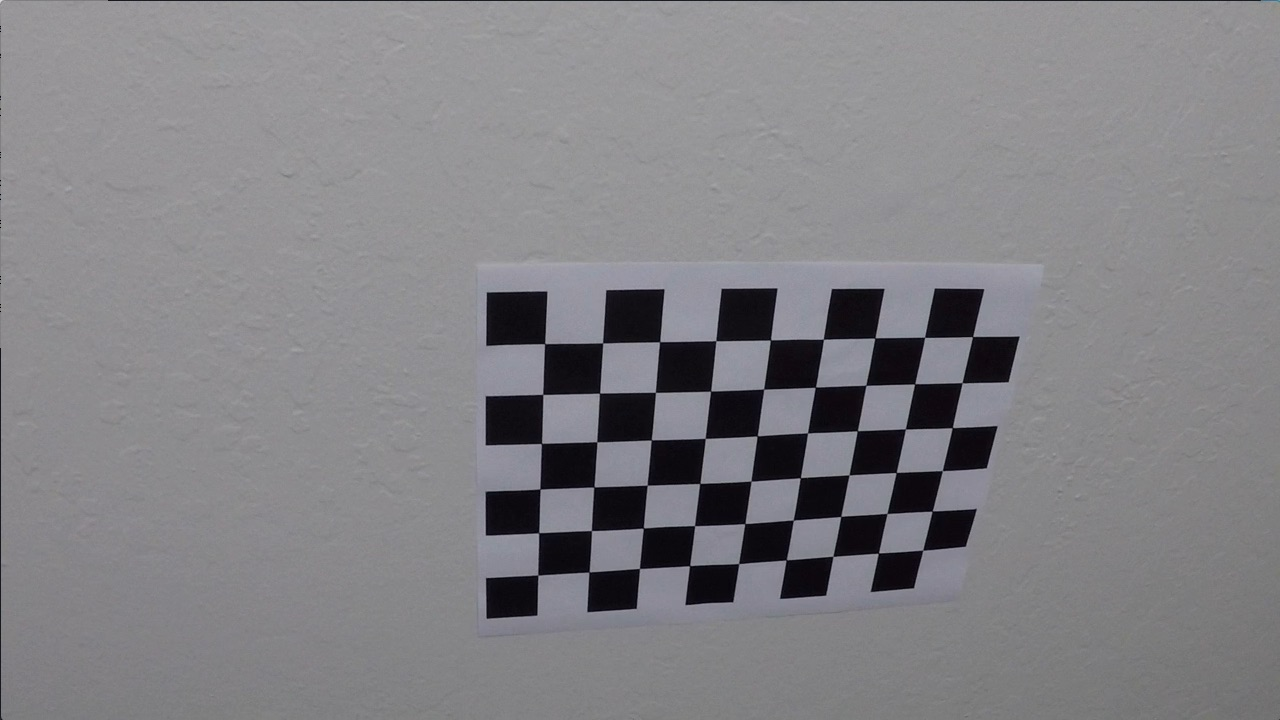
#> input picture camera_cal/calibration10.jpg, 1280 x 720 px; its folder holds only this picture in this run
$ jupyter execute --allow-errors 'Advanced Lane Lines.ipynb'   (shell and % lines are left out)   (older library calls are emulated)
#> lines starting #> are read from the running program, lines starting #| are printed output that depends on the picture; after the words box and inside, x2 and y2 are one past the last pixel; in counts of white or black regions, pixels touching at a corner belong together
[cell 1]
import os
import numpy as np
import cv2
import glob
import matplotlib.pyplot as plt
import matplotlib.image as mpimg

## Calibrate camera

### Create pairs of image and object points

[cell 2]
out_dir = 'output_images/object_points/'
if not os.path.exists(out_dir):
    os.makedirs(out_dir)

# prepare object points, like (0,0,0), (1,0,0), (2,0,0) ....,(6,5,0)
row_corners = 9
col_corners = 6
objp = np.zeros((row_corners*col_corners,3), np.float32)
objp[:,:2] = np.mgrid[0:row_corners, 0:col_corners].T.reshape(-1,2)

# Arrays to store object points and image points from all the images.
objpoints = [] # 3d points in real world space
imgpoints = [] # 2d points in image plane.

# Make a list of calibration images
images = glob.glob('camera_cal/cal*.jpg')

# Step through the list and search for chessboard corners
for fname in images:
    img = cv2.imread(fname)
#> img is the input picture: shape (720, 1280, 3); mean B, G, R 133.1, 129.4, 130.2
    gray = cv2.cvtColor(img, cv2.COLOR_BGR2GRAY)

    # Find the chessboard corners
    ret, corners = cv2.findChessboardCorners(gray, (row_corners,col_corners), None)
#> ret = True; corners = 54 rows, first 8: [545.3, 343.1], [602.7, 342.8], [660.1, 341.3], [715.8, 340.7], [770.6, 340], [823.5, 339.2], [874.3, 338.5], [925.1, 337.4]

    # If found, add object points, image points
    if ret == True:
        objpoints.append(objp)
        imgpoints.append(corners)

        # Draw and display the corners
        cv2.drawChessboardCorners(img, (row_corners,col_corners), corners, ret)
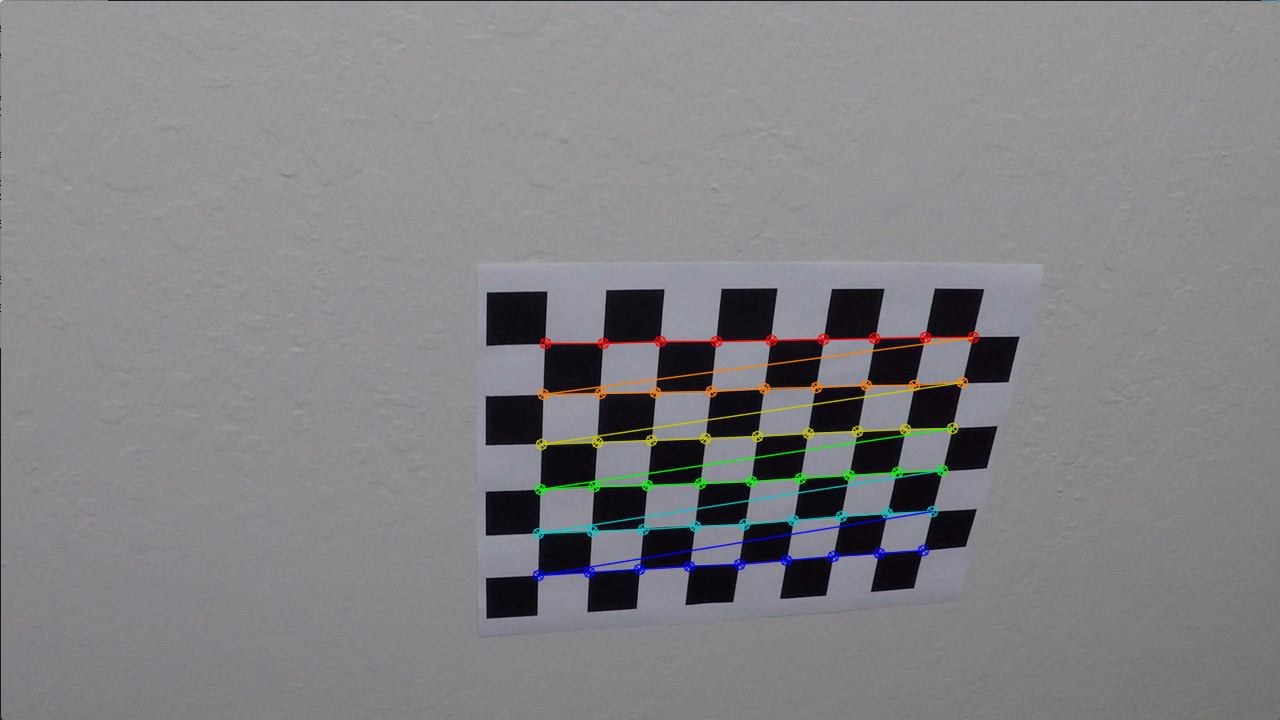
#> img: shape (720, 1280, 3); 1.91% of pixels changed, all inside (x1, y1, x2, y2) = (532, 331, 980, 582)
        write_name = out_dir + fname.split('\\')[-1]
        cv2.imwrite(write_name, img)


$ run again, on camera_cal/calibration14.jpg
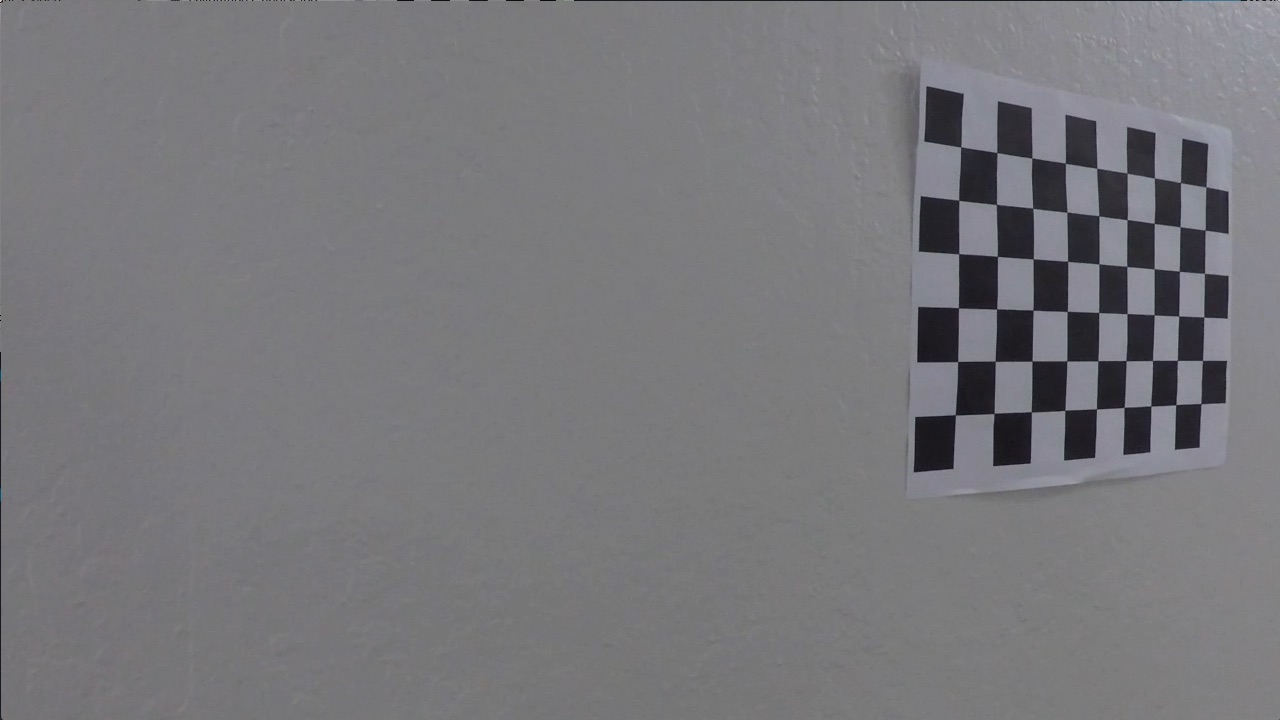
#> input picture camera_cal/calibration14.jpg, 1280 x 720 px
#> img is the input picture: shape (720, 1280, 3); mean B, G, R 122.9, 119.4, 119.9
#> ret = True; corners = 54 rows, first 8: [960.7, 146.9], [996.9, 152.5], [1031.8, 158], [1065.3, 163.2], [1096.8, 168.3], [1127, 173.1], [1154.5, 178], [1180.4, 182.5]
#> `cv2.drawChessboardCorners(img, (row_corners,col_corners), corners, ret)`:
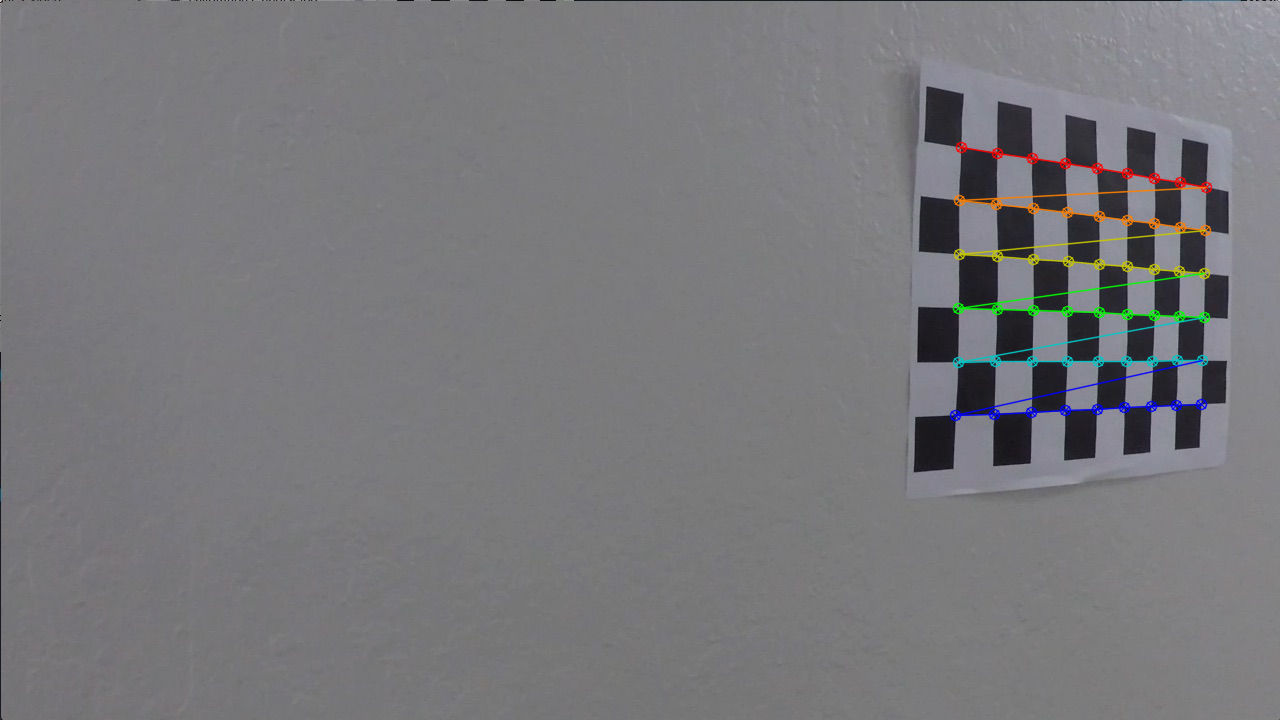
#> img: shape (720, 1280, 3); 1.35% of pixels changed, all inside (x1, y1, x2, y2) = (949, 141, 1213, 422)

$ run again, on camera_cal/calibration15.jpg
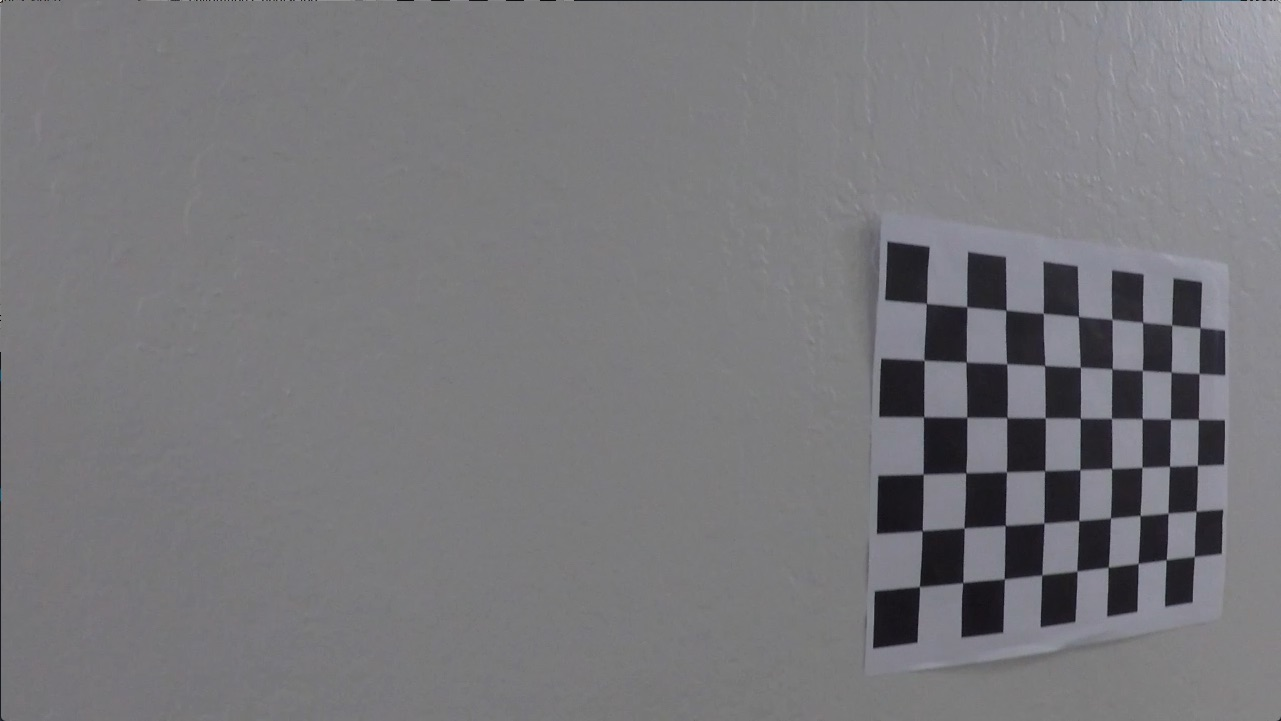
#> input picture camera_cal/calibration15.jpg, 1281 x 721 px
#> img is the input picture: shape (721, 1281, 3); mean B, G, R 123, 119.5, 120
#> ret = True; corners = 54 rows, first 8: [926.4, 303.5], [966.7, 306.8], [1006.1, 310.2], [1043.2, 313.2], [1078.3, 316.5], [1111.8, 319.3], [1142.6, 322.4], [1171.7, 325.1]
#> `cv2.drawChessboardCorners(img, (row_corners,col_corners), corners, ret)`:
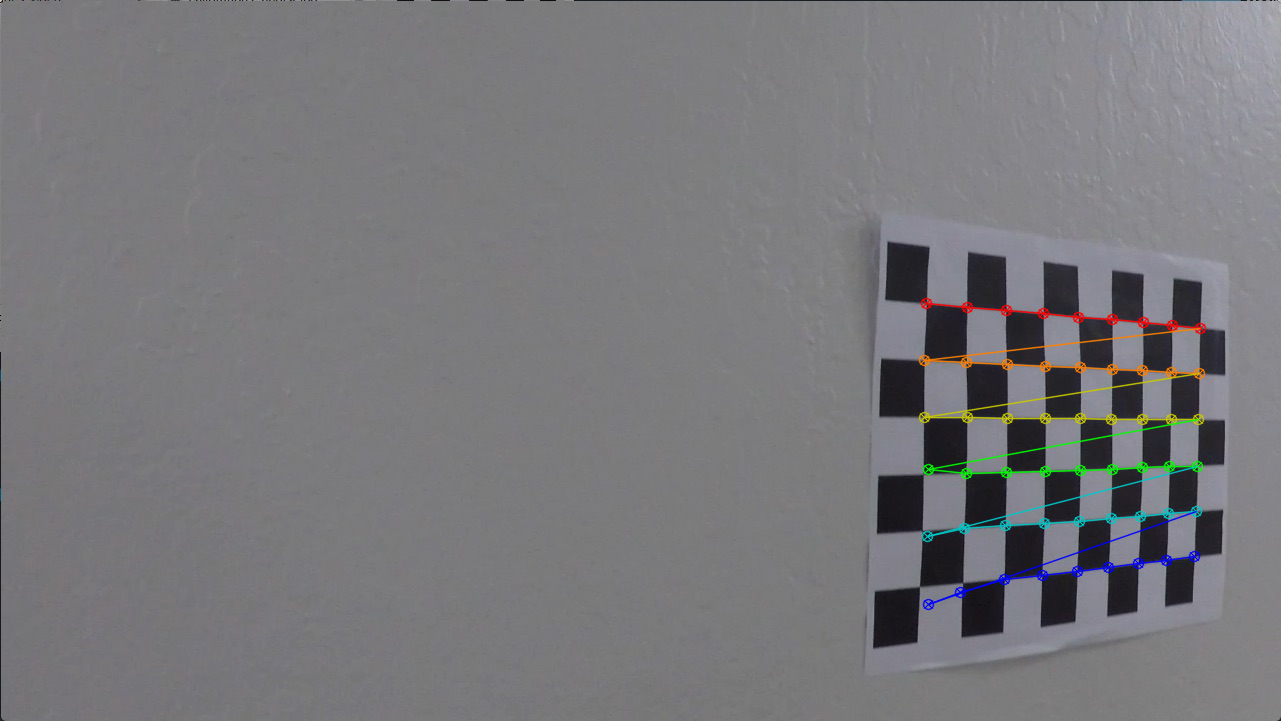
#> img: shape (721, 1281, 3); 1.42% of pixels changed, all inside (x1, y1, x2, y2) = (918, 297, 1207, 611)

$ run again, on camera_cal/calibration16.jpg
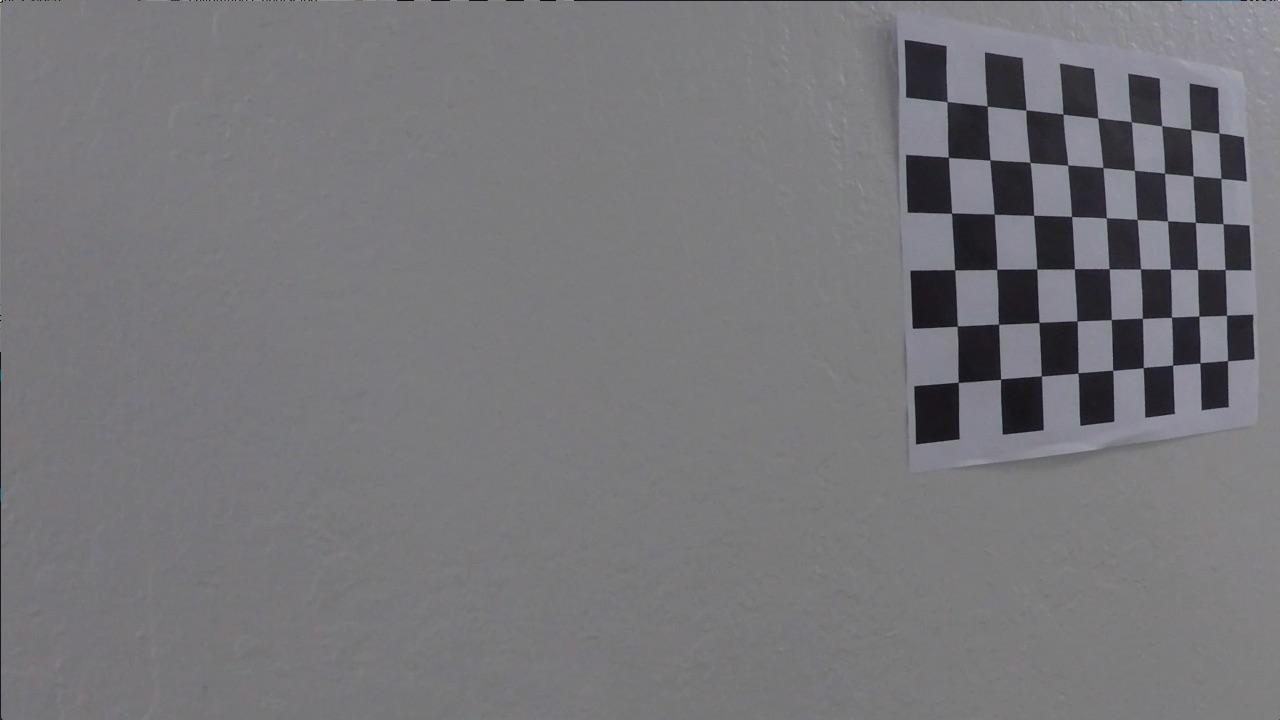
#> input picture camera_cal/calibration16.jpg, 1280 x 720 px
#> img is the input picture: shape (720, 1280, 3); mean B, G, R 121.6, 118, 118.6
#> ret = True; corners = 54 rows, first 8: [946.9, 101.6], [987.1, 106], [1025.9, 110.1], [1063, 114.1], [1097.6, 117.9], [1131.2, 121.8], [1161.5, 125.7], [1190.7, 129.6]
#> `cv2.drawChessboardCorners(img, (row_corners,col_corners), corners, ret)`:
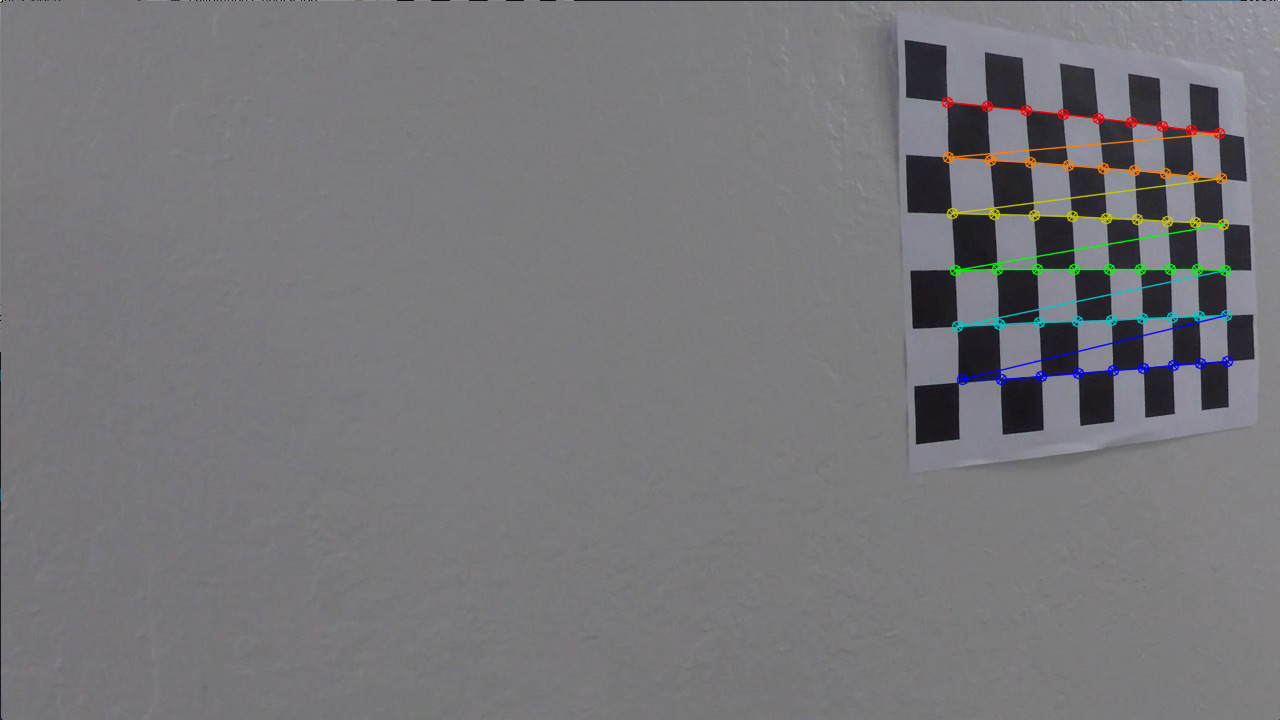
#> img: shape (720, 1280, 3); 1.44% of pixels changed, all inside (x1, y1, x2, y2) = (941, 96, 1234, 386)

$ run again, on camera_cal/calibration11.jpg
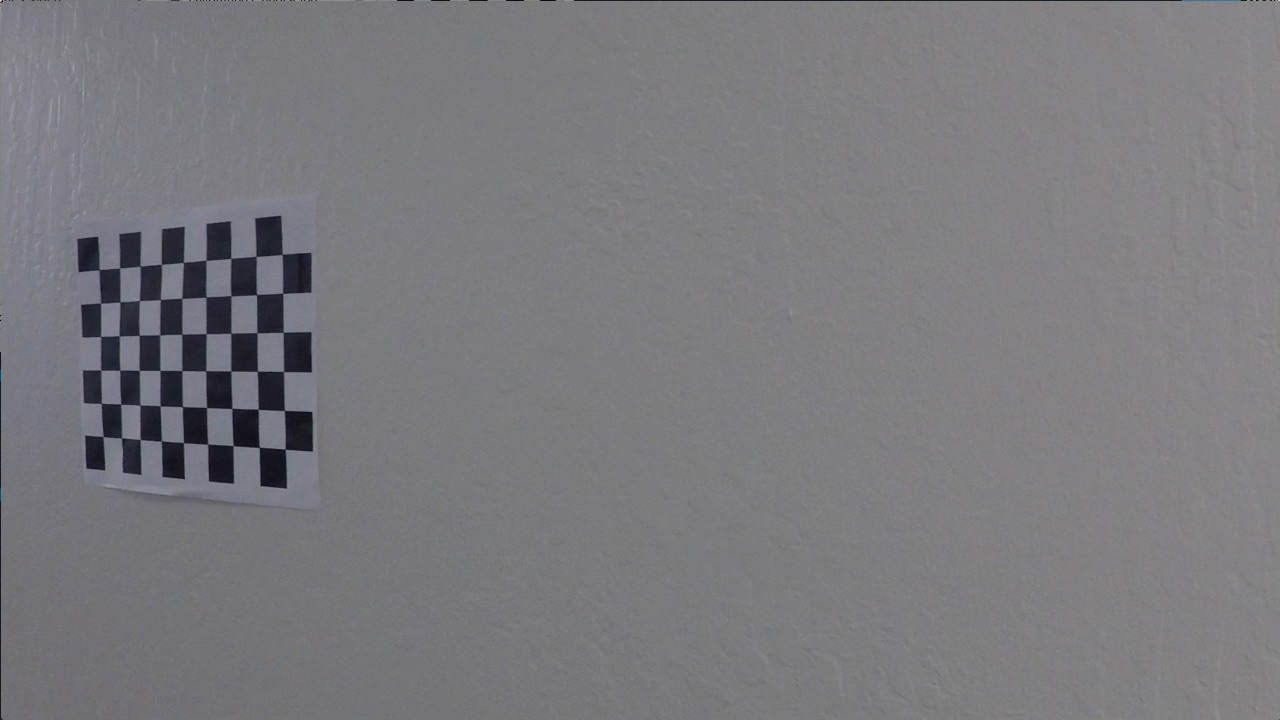
#> input picture camera_cal/calibration11.jpg, 1280 x 720 px
#> img is the input picture: shape (720, 1280, 3); mean B, G, R 125.2, 121.7, 122.2
#> ret = True; corners = 54 rows, first 8: [99.22, 269.6], [119.6, 268], [140.1, 266.1], [161.3, 264.5], [183.3, 262.5], [206.1, 260.3], [230.7, 258.2], [256.2, 256.3]
#> `cv2.drawChessboardCorners(img, (row_corners,col_corners), corners, ret)`:
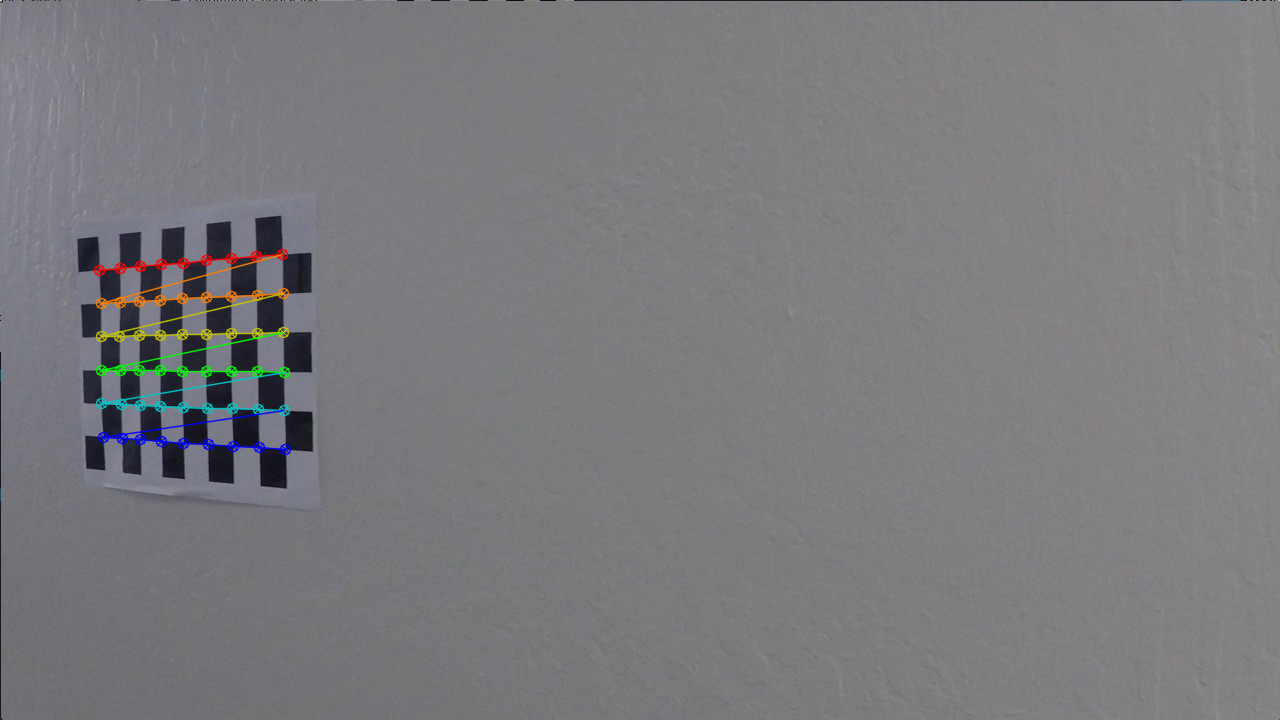
#> img: shape (720, 1280, 3); 1.11% of pixels changed, all inside (x1, y1, x2, y2) = (93, 248, 292, 456)
